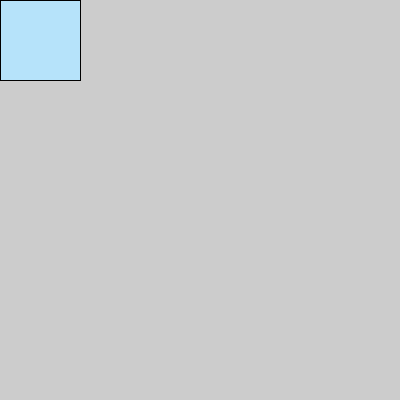
Frame 1 (no input)
Frame 60 (the mouse pressed at the canvas centre just before this capture): identical to frame 1, image omitted
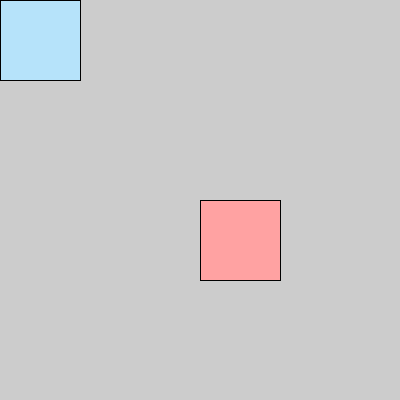
Frame 120 (the mouse held since frame 60 and released just before this capture)

The Processing sketch that drew these frames (run headless with seeded random() and noise(); from frame 60 on, the mouse is pressed at the canvas centre):

// Processing sketch: processing_127814
// ── processing_127814.pde

void setup() {
size(400, 400);
smooth();
}
void draw() {
if (mousePressed) {
fill(#FFA2A2);
} else {
fill(#B6E3FA); 
}
rect(mouseX, mouseY, 80, 80);
}
